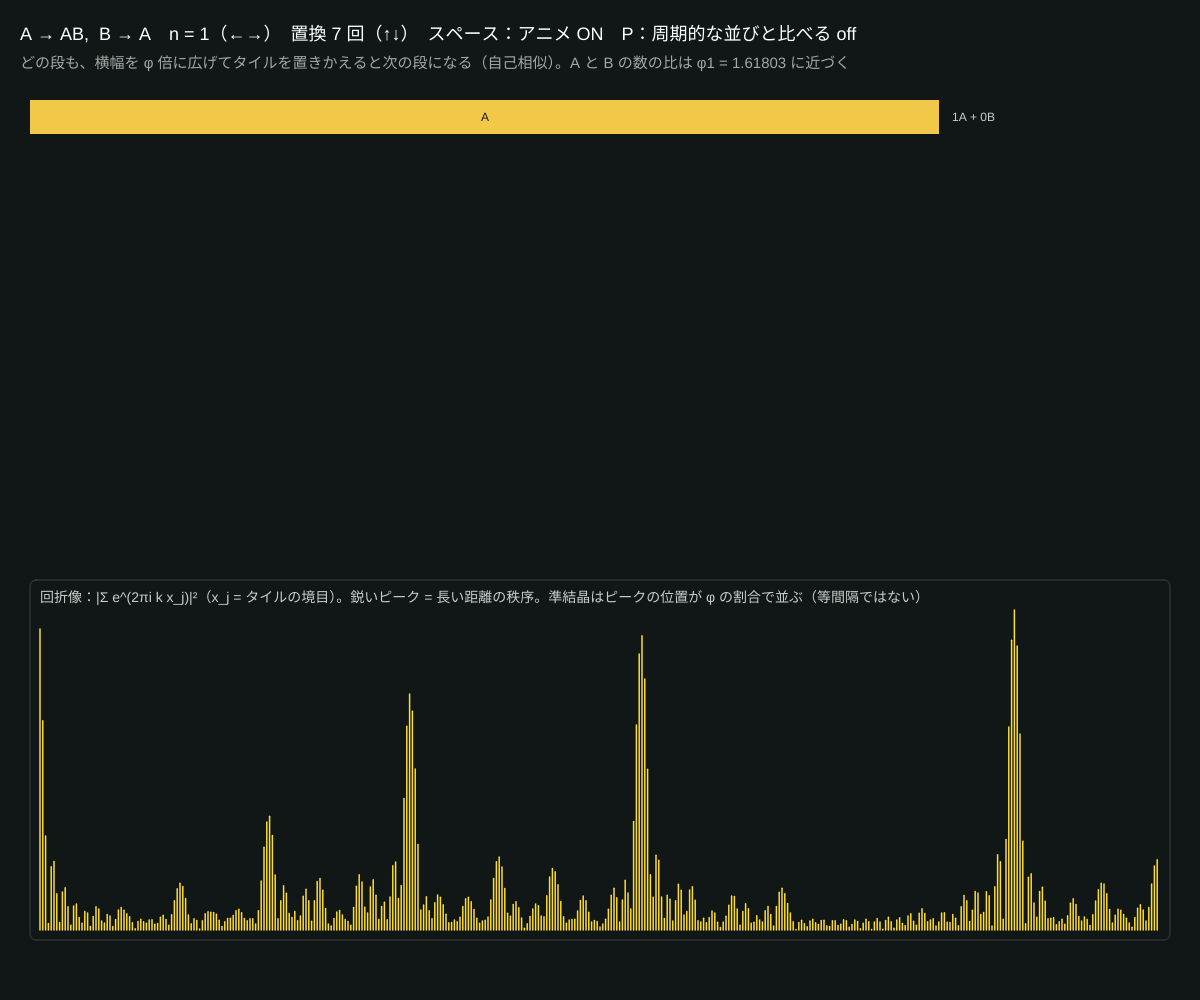
Frame 1 (no input)
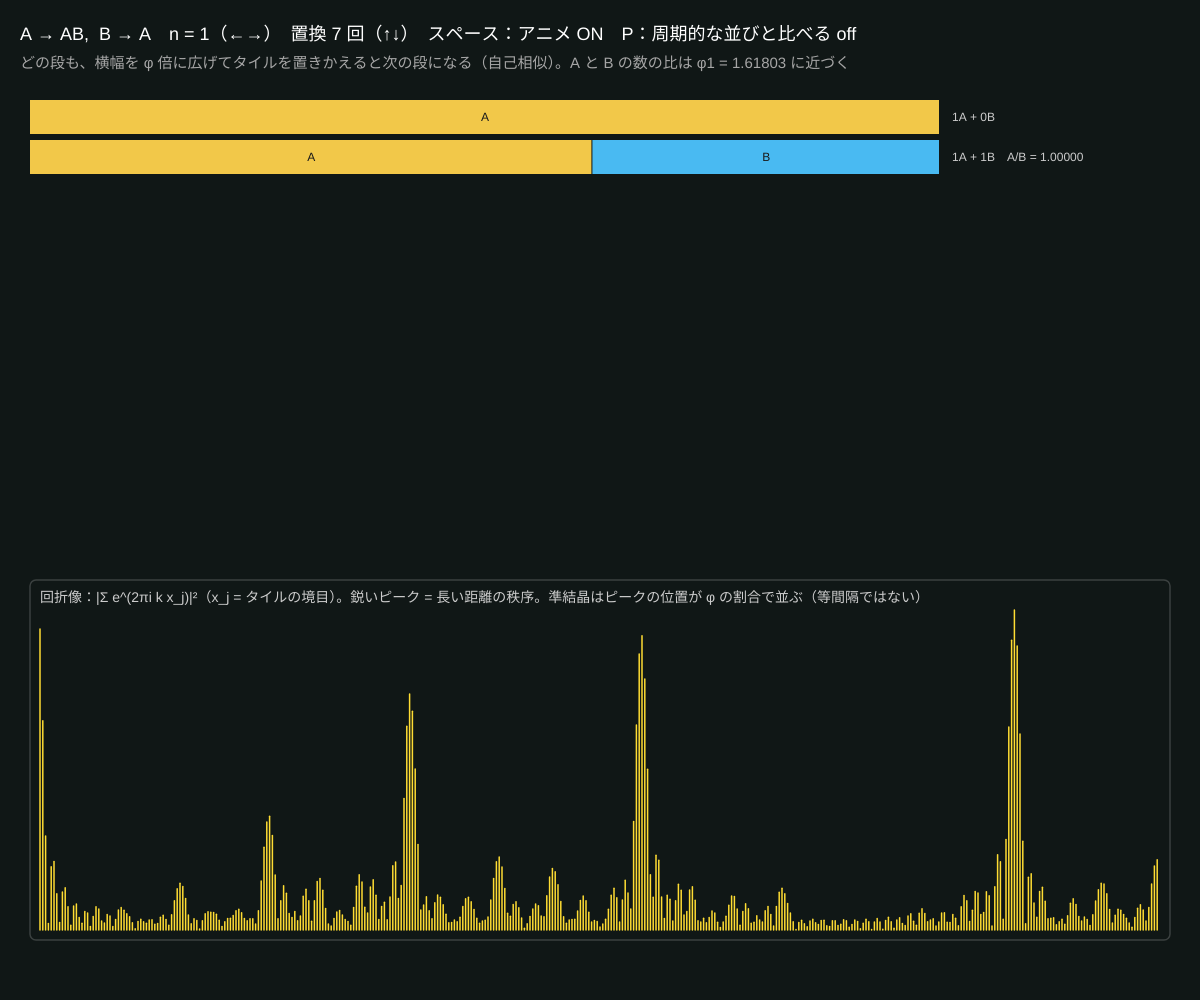
Frame 60 (no input)
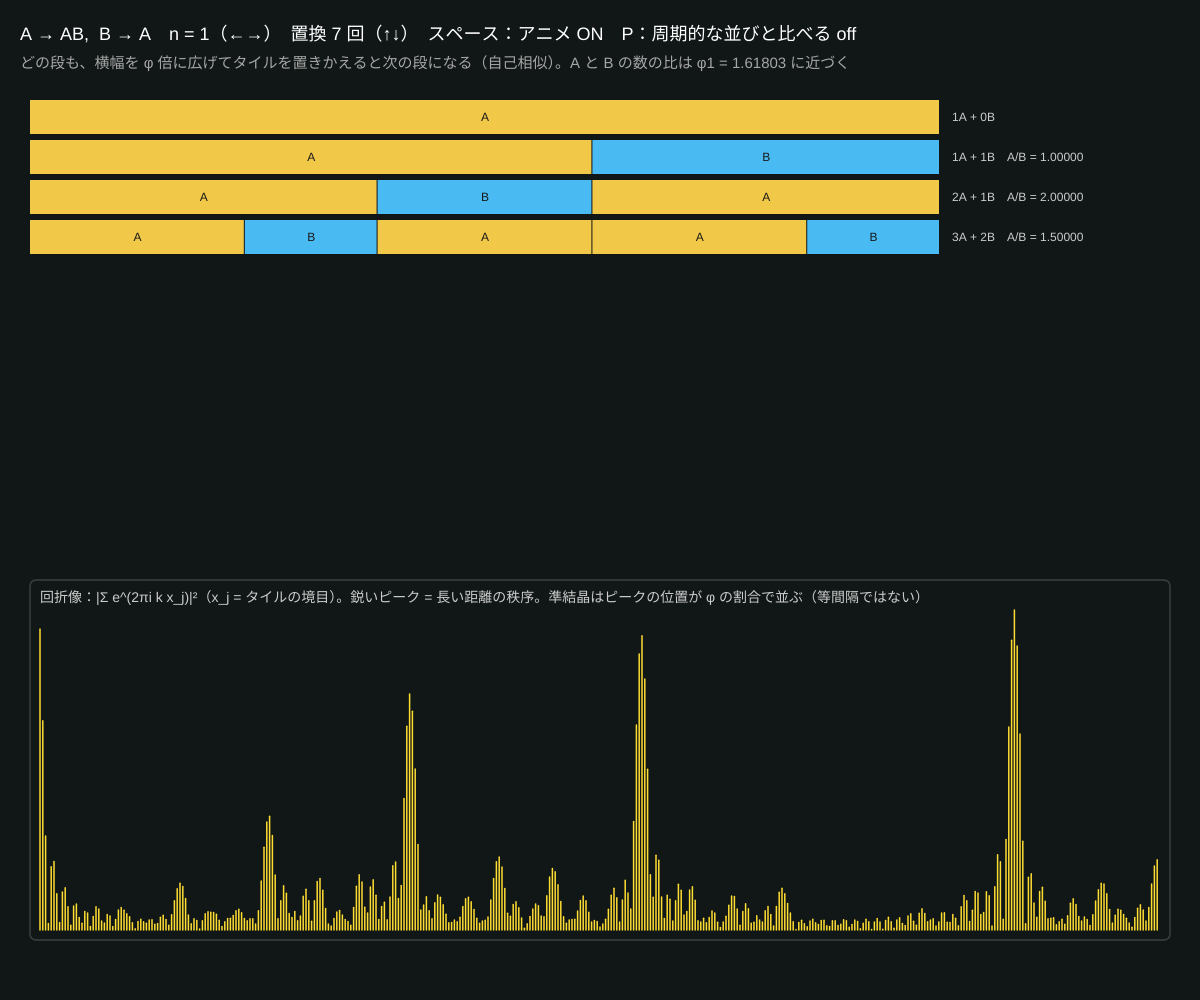
Frame 120 (the mouse pressed at the canvas centre since frame 60)

The p5.js sketch that drew these frames (run headless with seeded random() and noise() and a simulated clock; from frame 60 on, the mouse is pressed at the canvas centre):

// p5.js sketch
// ── sketch.js
// ============================================
// 10 準結晶と貴金属比の置換 ─ フィボナッチ語
// 置換ルール A → A…AB（A が n 個）、B → A をくり返すと、周期のない（でも秩序のある）並びができる
//   n=1：A → AB, B → A（フィボナッチ語）/ n=2：A → AAB / n=3：A → AAAB
// 長いタイル A = φn、短いタイル B = 1 とすると 1 次元の準結晶。下の「回折像」には鋭いピークが立つ
// ←→ = n / ↑↓ = 置換の回数 / スペース = 1 段ずつ育つアニメーション / P = 周期的な並びと比べる
// ============================================

let n = 1;            // ★ 置換の n
let level = 7;        // ★ 何回置換するか
let words = [];       // 各段の文字列
let anim = 0;         // アニメーション（何段目まで表示するか）
let animating = true;
let periodic = false; // P：ABABAB… の周期的な並び
let diff = [];        // 回折像（計算は n・段が変わったときだけ）
let timer = 0;

function setup() {
  createCanvas(windowWidth, windowHeight);
  colorMode(HSB, 360, 100, 100, 100);
  rebuild();
}

function rebuild() {
  words = ['A'];
  let rule = 'A'.repeat(n) + 'B';
  for (let i = 0; i < level; i++) {
    let w = words[i], out = '';
    for (let ch of w) out += ch === 'A' ? rule : 'A';
    if (out.length > 6000) break;
    words.push(out);
  }
  computeDiffraction();
}

function draw() {
  background(170, 30, 9);
  if (animating) { timer++; if (timer > 35) { timer = 0; anim = anim >= words.length - 1 ? 0 : anim + 1; } }
  else anim = words.length - 1;
  let phi = metallic(n);

  noStroke();
  fill(0, 0, 100);
  textSize(18);
  text('A → ' + 'A'.repeat(n) + 'B,  B → A　n = ' + n + '（←→）　置換 ' + (words.length - 1) + ' 回（↑↓）　スペース：アニメ ' + (animating ? 'ON' : 'off') + '　P：周期的な並びと比べる ' + (periodic ? 'ON' : 'off'), 20, 40);
  fill(0, 0, 65);
  textSize(15);
  text('どの段も、横幅を φ 倍に広げてタイルを置きかえると次の段になる（自己相似）。A と B の数の比は φ' + n + ' = ' + nf(phi, 1, 5) + ' に近づく', 20, 68);

  // 各段をタイルで描く。段 i の全長を画面幅にそろえる（= 1 段ごとに 1/φ 倍に縮めて見ている）
  let x0 = 30, W = width - 290, rowH = min(34, (height * 0.5 - 100) / words.length);
  for (let i = 0; i <= anim && i < words.length; i++) {
    let w = words[i];
    let total = count(w, 'A') * phi + count(w, 'B');
    let s = W / total, x = x0, y = 100 + i * (rowH + 6);
    if (w.length > 2500) {
      // 長すぎる段は先頭だけを拡大して描く
      s = W / (phi * 600);
    }
    for (let j = 0; j < w.length && x < x0 + W; j++) {
      let L = (w[j] === 'A' ? phi : 1) * s;
      fill(w[j] === 'A' ? color(45, 70, 95) : color(200, 70, 95));
      rect(x, y, max(0.6, L - (L > 4 ? 1 : 0)), rowH);
      if (L > 18) { fill(0, 0, 10); textSize(12); text(w[j], x + L / 2 - 4, y + rowH / 2 + 4); }
      x += L;
    }
    fill(0, 0, 80);
    textSize(12);
    let a = count(w, 'A'), b = count(w, 'B');
    text(a + 'A + ' + b + 'B' + (b ? '　A/B = ' + nf(a / b, 1, 5) : ''), x0 + W + 12, y + rowH / 2 + 4);
  }

  // 回折像（フーリエ変換の強さ）
  let gy = height * 0.58, gh = height * 0.36, gx = 30, gw = width - 60;
  noFill();
  stroke(0, 0, 100, 18);
  rect(gx, gy, gw, gh, 6);
  stroke(periodic ? color(330, 60, 100) : color(50, 80, 100));
  strokeWeight(1.5);
  for (let i = 0; i < diff.length; i++) {
    let x = gx + 10 + i * (gw - 20) / diff.length;
    line(x, gy + gh - 10, x, gy + gh - 10 - diff[i] * (gh - 40));
  }
  noStroke();
  fill(0, 0, 80);
  textSize(14);
  text('回折像：|Σ e^(2πi k x_j)|²（x_j = タイルの境目）。鋭いピーク = 長い距離の秩序。' + (periodic ? '周期的な ABAB… は等間隔のピーク' : '準結晶はピークの位置が φ の割合で並ぶ（等間隔ではない）'), gx + 10, gy + 22);
}

// 回折像を計算（境目の点が多いので最大 1500 点、波数 400 本）
function computeDiffraction() {
  let w = words[words.length - 1].slice(0, 1500);
  if (periodic) w = 'AB'.repeat(750);
  let phi = metallic(n), xs = [], x = 0;
  for (let ch of w) { xs.push(x); x += ch === 'A' ? phi : 1; }
  let mean = x / w.length; // タイル 1 枚の平均の長さ
  diff = [];
  let K = 400, mx = 0;
  for (let i = 1; i <= K; i++) {
    let k = (i / K) * 3 / mean; // 波数 0〜3 / 平均長さ
    let re = 0, im = 0;
    for (let p of xs) { re += Math.cos(TWO_PI * k * p); im += Math.sin(TWO_PI * k * p); }
    let v = (re * re + im * im) / xs.length;
    diff.push(v); mx = Math.max(mx, v);
  }
  for (let i = 0; i < diff.length; i++) diff[i] = Math.sqrt(diff[i] / mx); // 見やすさのため平方根
}

function count(s, ch) { let c = 0; for (let x of s) if (x === ch) c++; return c; }

function keyPressed() {
  if (key === RIGHT_ARROW) { n = min(n + 1, 4); rebuild(); anim = 0; }
  if (key === LEFT_ARROW) { n = max(n - 1, 1); rebuild(); anim = 0; }
  if (key === UP_ARROW) { level = min(level + 1, 12); rebuild(); }
  if (key === DOWN_ARROW) { level = max(level - 1, 1); rebuild(); anim = 0; }
  if (key === ' ') animating = !animating;
  if (key === 'p' || key === 'P') { periodic = !periodic; computeDiffraction(); }
}

function windowResized() { resizeCanvas(windowWidth, windowHeight); }

// ---------- やってみよう ----------
// 1. n = 1 で、各段の文字数 1, 2, 3, 5, 8, 13 … を確かめよう（フィボナッチ数）
// 2. フィボナッチ語に「BB」や「AAA」は出てくる？ 探してみよう
// 3. ルールを A → ABA, B → A などに変えると、比は何に近づく？
// 4. 13 の音のスケッチは、この並びをリズムにして鳴らしている

// ---------- 道具 ----------
function metallic(k) { return (k + Math.sqrt(k * k + 4)) / 2; }
